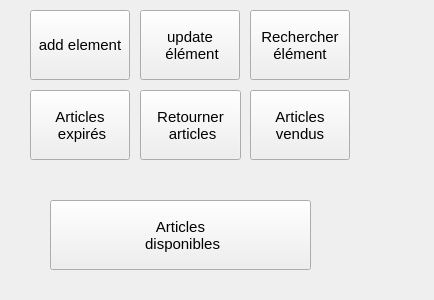
<?xml version="1.0" encoding="UTF-8"?>
<ui version="4.0">
 <class>MainWindow</class>
 <widget class="QMainWindow" name="MainWindow">
  <property name="geometry">
   <rect>
    <x>0</x>
    <y>0</y>
    <width>434</width>
    <height>300</height>
   </rect>
  </property>
  <property name="windowTitle">
   <string>Grocery Store Manager 1.0</string>
  </property>
  <property name="styleSheet">
   <string notr="true"/>
  </property>
  <widget class="QWidget" name="centralWidget">
   <widget class="QPushButton" name="btnAddItem">
    <property name="geometry">
     <rect>
      <x>30</x>
      <y>10</y>
      <width>100</width>
      <height>70</height>
     </rect>
    </property>
    <property name="font">
     <font>
      <pointsize>11</pointsize>
     </font>
    </property>
    <property name="text">
     <string>add element</string>
    </property>
   </widget>
   <widget class="QPushButton" name="btnUpdateItem">
    <property name="geometry">
     <rect>
      <x>140</x>
      <y>10</y>
      <width>100</width>
      <height>70</height>
     </rect>
    </property>
    <property name="font">
     <font>
      <pointsize>11</pointsize>
     </font>
    </property>
    <property name="text">
     <string>update 
 élément</string>
    </property>
   </widget>
   <widget class="QPushButton" name="btnAvailableItems">
    <property name="geometry">
     <rect>
      <x>50</x>
      <y>200</y>
      <width>261</width>
      <height>70</height>
     </rect>
    </property>
    <property name="font">
     <font>
      <pointsize>11</pointsize>
     </font>
    </property>
    <property name="text">
     <string>Articles 
 disponibles</string>
    </property>
   </widget>
   <widget class="QPushButton" name="btnSoldItems">
    <property name="geometry">
     <rect>
      <x>250</x>
      <y>90</y>
      <width>100</width>
      <height>70</height>
     </rect>
    </property>
    <property name="font">
     <font>
      <pointsize>11</pointsize>
     </font>
    </property>
    <property name="text">
     <string>Articles
vendus</string>
    </property>
   </widget>
   <widget class="QPushButton" name="btnExpiredItems">
    <property name="geometry">
     <rect>
      <x>30</x>
      <y>90</y>
      <width>100</width>
      <height>70</height>
     </rect>
    </property>
    <property name="font">
     <font>
      <pointsize>11</pointsize>
     </font>
    </property>
    <property name="text">
     <string>Articles 
 expirés</string>
    </property>
   </widget>
   <widget class="QPushButton" name="btnReturnItems">
    <property name="geometry">
     <rect>
      <x>140</x>
      <y>90</y>
      <width>101</width>
      <height>70</height>
     </rect>
    </property>
    <property name="font">
     <font>
      <pointsize>11</pointsize>
     </font>
    </property>
    <property name="text">
     <string>Retourner 
 articles</string>
    </property>
   </widget>
   <widget class="QPushButton" name="btnFindItem">
    <property name="geometry">
     <rect>
      <x>250</x>
      <y>10</y>
      <width>100</width>
      <height>70</height>
     </rect>
    </property>
    <property name="font">
     <font>
      <pointsize>11</pointsize>
     </font>
    </property>
    <property name="text">
     <string>Rechercher
élément</string>
    </property>
   </widget>
  </widget>
 </widget>
 <layoutdefault spacing="6" margin="11"/>
 <resources/>
 <connections/>
</ui>
